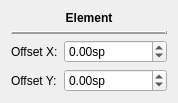
<?xml version="1.0" encoding="UTF-8"?>
<ui version="4.0">
 <class>InspectorElement</class>
 <widget class="QWidget" name="InspectorElement">
  <property name="geometry">
   <rect>
    <x>0</x>
    <y>0</y>
    <width>178</width>
    <height>90</height>
   </rect>
  </property>
  <property name="windowTitle">
   <string>Form</string>
  </property>
  <layout class="QVBoxLayout" name="verticalLayout">
   <item>
    <widget class="QLabel" name="elementName">
     <property name="font">
      <font>
       <weight>75</weight>
       <bold>true</bold>
      </font>
     </property>
     <property name="text">
      <string>Element</string>
     </property>
     <property name="alignment">
      <set>Qt::AlignCenter</set>
     </property>
    </widget>
   </item>
   <item>
    <widget class="QFrame" name="frame">
     <property name="frameShape">
      <enum>QFrame::HLine</enum>
     </property>
     <property name="frameShadow">
      <enum>QFrame::Raised</enum>
     </property>
     <property name="lineWidth">
      <number>2</number>
     </property>
    </widget>
   </item>
   <item>
    <layout class="QFormLayout" name="formLayout">
     <item row="0" column="0">
      <widget class="QLabel" name="label_2">
       <property name="text">
        <string>Offset X:</string>
       </property>
      </widget>
     </item>
     <item row="0" column="1">
      <widget class="QDoubleSpinBox" name="x">
       <property name="suffix">
        <string extracomment="spatium unit">sp</string>
       </property>
       <property name="minimum">
        <double>-10000.000000000000000</double>
       </property>
       <property name="maximum">
        <double>10000.000000000000000</double>
       </property>
       <property name="singleStep">
        <double>0.500000000000000</double>
       </property>
      </widget>
     </item>
     <item row="1" column="0">
      <widget class="QLabel" name="label_3">
       <property name="text">
        <string>Offset Y:</string>
       </property>
      </widget>
     </item>
     <item row="1" column="1">
      <widget class="QDoubleSpinBox" name="y">
       <property name="suffix">
        <string extracomment="spatium unit">sp</string>
       </property>
       <property name="minimum">
        <double>-10000.000000000000000</double>
       </property>
       <property name="maximum">
        <double>10000.000000000000000</double>
       </property>
       <property name="singleStep">
        <double>0.500000000000000</double>
       </property>
      </widget>
     </item>
    </layout>
   </item>
  </layout>
 </widget>
 <resources/>
 <connections/>
</ui>
